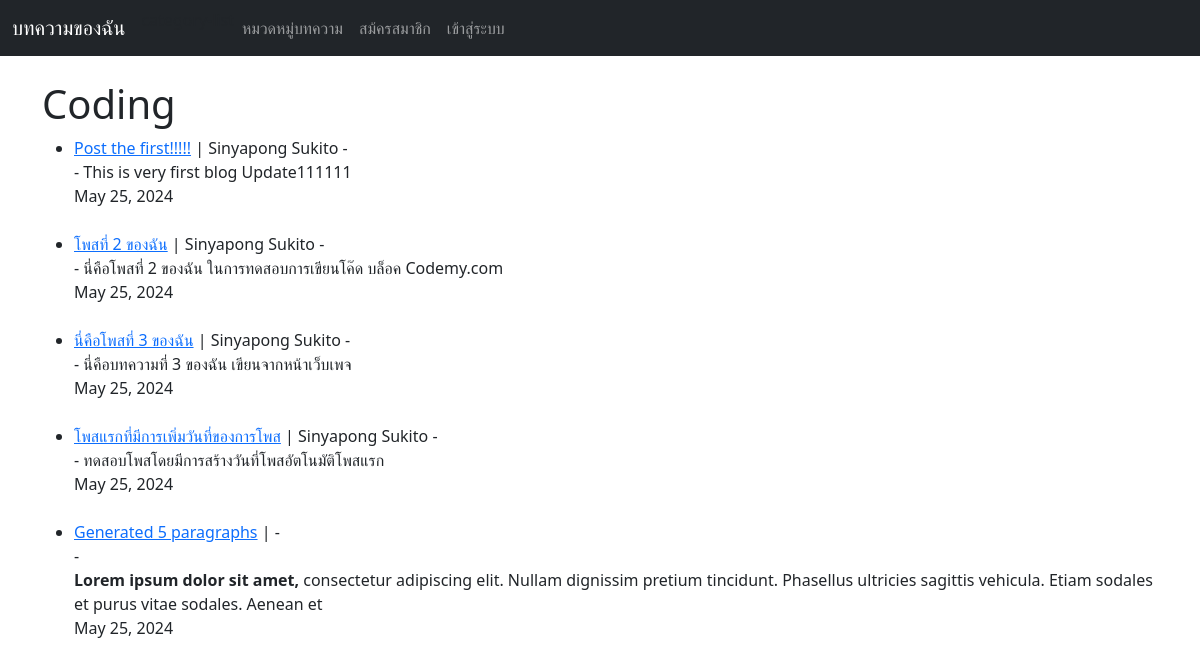
/category/coding/, run on the app's committed database.
### theblog/models.py (models this page shows, shortened)
class Post(models.Model):
    title = models.CharField(max_length=255)
    title_tag = models.CharField(max_length=255)
    author = models.ForeignKey(User,on_delete=models.CASCADE)
    body = models.TextField()
    post_date = models.DateField(auto_now_add=True)
    category = models.CharField(max_length=255, default='coding')

### theblog/views.py (the view)
# urls.py: path('category/<str:cats>/', CategoryView, name='category'),
def CategoryView(request, cats):
    cats = cats.replace('-', ' ')
    category_posts = Post.objects.filter(category=cats)
    return render(request, 'categories.html',{
        'cats':cats.title(), 'category_posts':category_posts})

### theblog/templates/categories.html (shortened to what this page needs)
{% extends 'base.html' %}
{% block content %}
{% if category_posts %}
    <h1>{{cats}}</h1>
    <ul>
        {% for post in category_posts %}
            <li>
                <a href="{% url 'article-detail' post.pk %}">{{post.title}}</a> |
                {{post.author.first_name}}
                {{post.author.last_name}} -
                <br>
                - {{post.body|slice:":200"|safe}} <br>
                {{ post.post_date }}
            </li><br>
        {% endfor %}
    </ul>
{% else %}
    <h3>ไม่มีหมวดหมู่นี้</h3>
{% endif %}
{% endblock content %}

### data on the page
Post: title "Post the first!!!!!", author.first_name "Sinyapong", author.last_name "Sukito", body "This is very first blog Update111111", post_date "May 25, 2024"
Post: title "โพสที่ 2 ของฉัน", author.first_name "Sinyapong", author.last_name "Sukito", body "นี่คือโพสที่ 2 ของฉัน ในการทดสอบการเขียนโค๊ด บล็อค Codemy.com", post_date "May 25, 2024"
Post: title "นี่คือโพสที่ 3 ของฉัน", author.first_name "Sinyapong", author.last_name "Sukito", body "นี่คือบทความที่ 3 ของฉัน เขียนจากหน้าเว็บเพจ", post_date "May 25, 2024"
Post: title "โพสแรกที่มีการเพิ่มวันที่ของการโพส", author.first_name "Sinyapong", author.last_name "Sukito", body "ทดสอบโพสโดยมีการสร้างวันที่โพสอัตโนมัติโพสแรก", post_date "May 25, 2024"
Post: title "Generated 5 paragraphs", body "Lorem ipsum dolor sit amet, consectetur adipiscing elit. Nullam dignissim pretium tincidunt. Phasellus ultricies sagittis vehicula. Etiam sodales et purus vitae sodales. Aenean et", post_date "May 25, 2024"

### other printed values
{{ cats }} "Coding"
